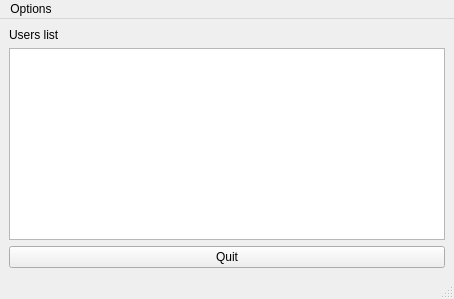
<?xml version="1.0" encoding="UTF-8"?>
<ui version="4.0">
 <class>MainWindow</class>
 <widget class="QMainWindow" name="MainWindow">
  <property name="geometry">
   <rect>
    <x>0</x>
    <y>0</y>
    <width>454</width>
    <height>299</height>
   </rect>
  </property>
  <property name="windowTitle">
   <string>MainWindow</string>
  </property>
  <widget class="QWidget" name="centralwidget">
   <layout class="QGridLayout" name="gridLayout">
    <item row="1" column="0">
     <layout class="QVBoxLayout" name="verticalLayout">
      <item>
       <widget class="QListWidget" name="userListWidget">
        <property name="contextMenuPolicy">
         <enum>Qt::CustomContextMenu</enum>
        </property>
       </widget>
      </item>
      <item>
       <widget class="QPushButton" name="quitButton">
        <property name="text">
         <string>Quit</string>
        </property>
       </widget>
      </item>
     </layout>
    </item>
    <item row="0" column="0">
     <widget class="QLabel" name="label">
      <property name="text">
       <string>Users list</string>
      </property>
     </widget>
    </item>
   </layout>
  </widget>
  <widget class="QMenuBar" name="menubar">
   <property name="geometry">
    <rect>
     <x>0</x>
     <y>0</y>
     <width>454</width>
     <height>22</height>
    </rect>
   </property>
   <widget class="QMenu" name="menuOptions">
    <property name="title">
     <string>Options</string>
    </property>
    <addaction name="actionQuit"/>
   </widget>
   <addaction name="menuOptions"/>
  </widget>
  <widget class="QStatusBar" name="statusbar"/>
  <action name="actionQuit">
   <property name="text">
    <string>Quit</string>
   </property>
  </action>
 </widget>
 <resources/>
 <connections/>
</ui>
